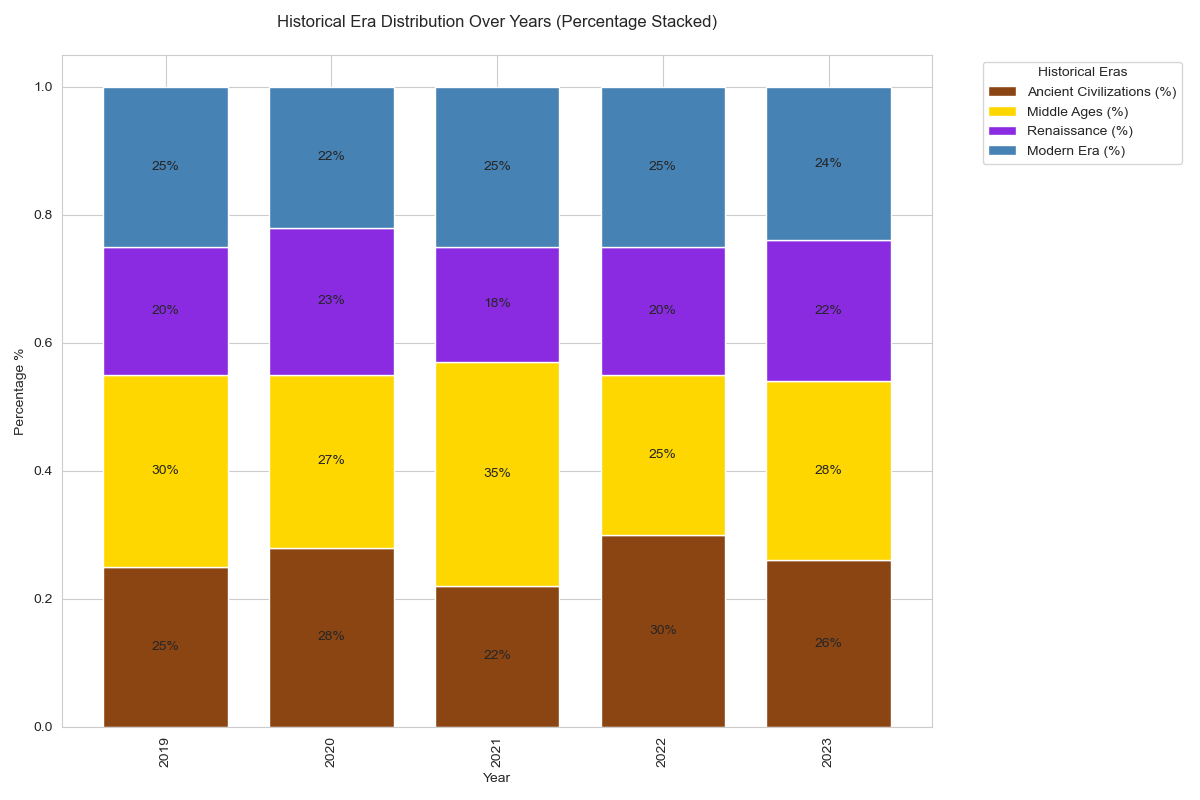

Write Python code to recreate this figure.

import seaborn as sns
import matplotlib.pyplot as plt
import pandas as pd

data = [
    {'Year': 2019, 'Ancient Civilizations (%)': 25, 'Middle Ages (%)': 30, 'Renaissance (%)': 20, 'Modern Era (%)': 25},
    {'Year': 2020, 'Ancient Civilizations (%)': 28, 'Middle Ages (%)': 27, 'Renaissance (%)': 23, 'Modern Era (%)': 22},
    {'Year': 2021, 'Ancient Civilizations (%)': 22, 'Middle Ages (%)': 35, 'Renaissance (%)': 18, 'Modern Era (%)': 25},
    {'Year': 2022, 'Ancient Civilizations (%)': 30, 'Middle Ages (%)': 25, 'Renaissance (%)': 20, 'Modern Era (%)': 25},
    {'Year': 2023, 'Ancient Civilizations (%)': 26, 'Middle Ages (%)': 28, 'Renaissance (%)': 22, 'Modern Era (%)': 24}
]

df = pd.DataFrame(data)
df.set_index('Year', inplace=True)
df_percent = df.div(df.sum(axis=1), axis=0)

ax = df_percent.plot(kind='bar', stacked=True, color=['#8B4513', '#FFD700', '#8A2BE2', '#4682B4'], figsize=(12, 8), width=0.75)

plt.title('Historical Era Distribution Over Years (Percentage Stacked)', pad=20)
plt.xlabel('Year')
plt.ylabel('Percentage %')

for p in ax.patches:
    width = p.get_width()
    height = p.get_height()
    x, y = p.get_xy()
    if height > 0:
        ax.text(x + width / 2,
                y + height / 2,
                '{:.0%}'.format(height),
                horizontalalignment='center',
                verticalalignment='center')

plt.legend(title='Historical Eras', bbox_to_anchor=(1.05, 1), loc='upper left')
plt.tight_layout()
plt.show()
